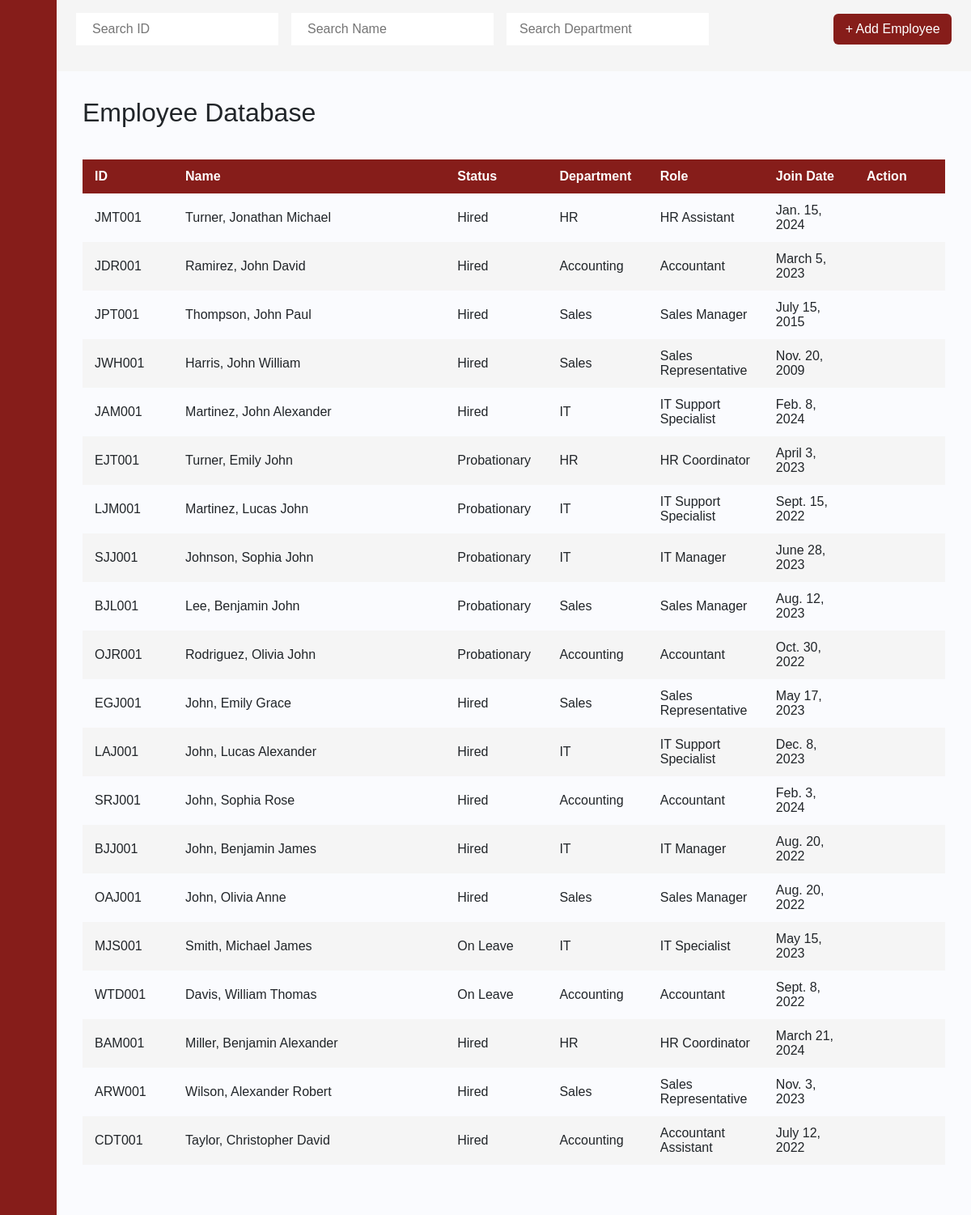
Page /employee_database/1/ on the earlier database version.
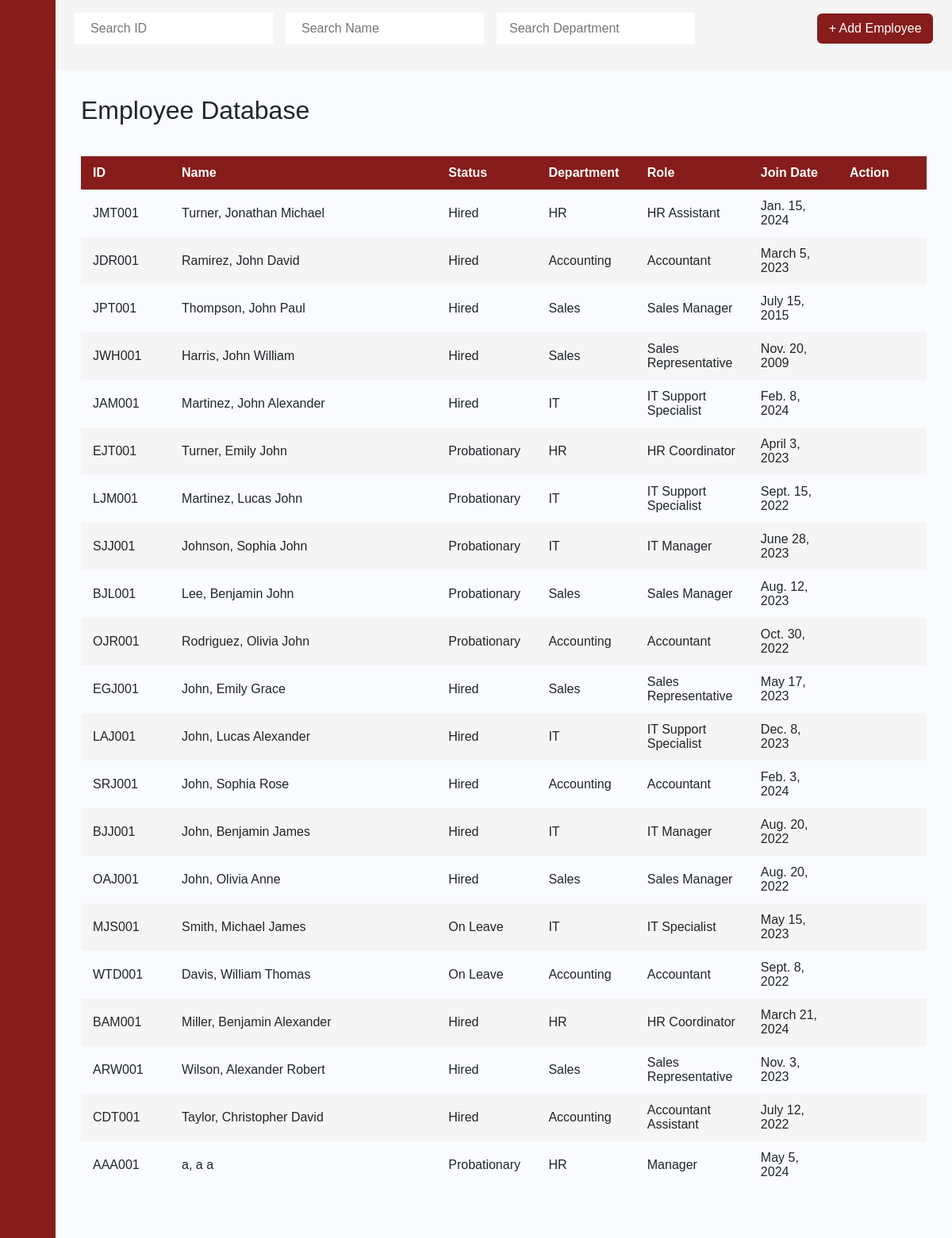
Same page on the later database version.
### payrollapp/models.py (models this page shows, shortened)
class Employee(models.Model):
    Last_name = models.CharField(max_length=50)
    First_name = models.CharField(max_length=50)
    Middle_name = models.CharField(max_length=50, blank=True, null=True)
    id_number = models.CharField(max_length=6, primary_key=True)
    Status  = models.CharField(max_length=255)
    Department  = models.CharField(max_length=255)
    Role   = models.CharField(max_length=255)
    Join_Date = models.DateField(blank=True, null=True)
    Phone_Number = models.CharField(max_length=255)
    Email = models.CharField(max_length=255)
    BankNumber = models.CharField(max_length=255)
    Salary   = models.FloatField()
    Vacation_Leaves = models.IntegerField()
    Sick_Leaves = models.IntegerField()

### payrollapp/views.py (the view)
# urls.py: path('employee_database/<int:UID>/', views.employee_database, name='employee_database'),
def employee_database(request, UID):
    a = Employee.objects.all()
    user = get_object_or_404(USER_ACCOUNT, pk=UID)
    return render(request, 'payrollapp/employee_database.html', {'user':user, 'a':a})

### payrollapp/templates/payrollapp/employee_database.html (shortened to what this page needs)
{% extends 'payrollapp/base.html' %}
{% load static %}
{% block content %}
<div class="main">
    <div class="dashboard-navbar">
        <form action="#">
          <div class="nav-search">
            <input type="text" class="search-query mr-3" placeholder="Search ID" onkeyup="searchID()" id="eID">
            <input type="text" class="search-query mr-3" placeholder="Search Name" onkeyup="searchName()" id="eName">
            <input type="text" class="search-query px-3" id="eDepa" placeholder="Search Department" onkeyup="searchDepartment()">
          </div>
        </form>
        <div class="navbar-content">
            <ul class="main-nav">
                <div class="nav-search">
                    <a href="{% url 'add_employee' UID=user.pk %}" class="btn">+ Add Employee</a>
                </div>
            </ul>
        </div>
    </div>
    <div class="content">
        <h2>Employee Database</h2>
        <div style="overflow-x:auto;">
            <table id="posts">
                <thead>
                    <tr>
                        <th style="width:10%">ID</th>
                        <th style="width:30%">Name</th>
                        <th style="width:10%">Status</th>
                        <th style="width:10%">Department</th>
                        <th style="width:10%">Role</th>
                        <th style="width:10%">Join Date</th>
                        <th style="width:10%">Action</th>
                    </tr>
                </thead>
                <tbody>
                {% for b in a %}
                    <tr>
                        <td> {{ b.id_number }} </td>
                        <td> {{ b.Last_name }}, {{ b.First_name }} {{ b.Middle_name }}</td>
                        <td> {{ b.Status }} </td>
                        <td> {{ b.Department }} </td>
                        <td> {{ b.Role }} </td>
                        <td> {{ b.Join_Date }} </td>
                        <td> <a class="btn" href="{% url 'employee_info' UID=user.pk EID=b.pk %}"></a></td>
                    </tr>
                {% endfor %}
                </tbody>
            </table>
        </div>
    </div>
</div>
{% endblock %}

Differences in the rows shown:
added Employee: id_number "AAA001", Last_name "a", First_name "a", Middle_name "a", Status "Probationary", Department "HR", Role "Manager", Join_Date "May 5, 2024"
